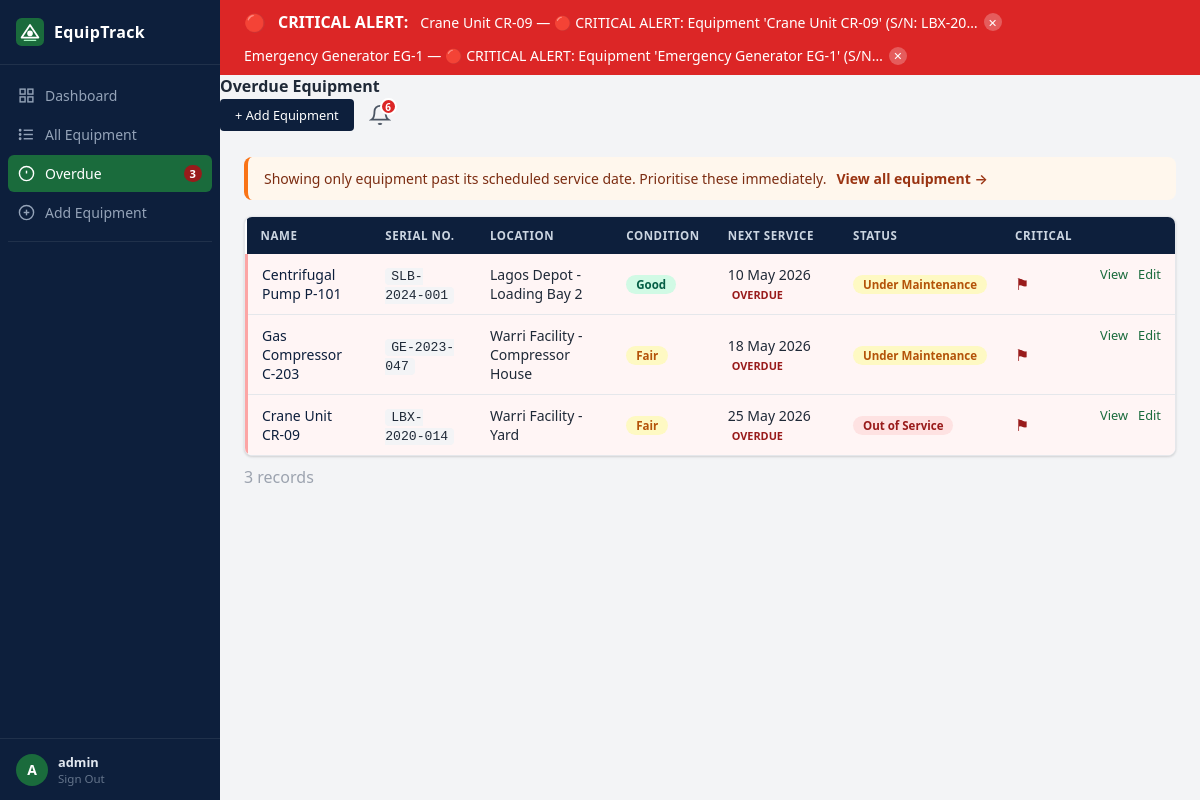
/overdue/ (signed in), run on the app's committed database.
### notifications/models.py (models this page shows, shortened)
class Notification(models.Model):
    STATUS_CHOICES = [
        ('in_service', 'In Service'),
        ('under_maintenance', 'Under Maintenance'),
        ('out_of_service', 'Out Of Service'),
        ('critical', 'Critical'),
        ('overdue', 'Overdue'),
    ]
    equipment = models.ForeignKey(
        'tracker.Equipment',
        on_delete=models.CASCADE,
        related_name='notifications',
    )
    user = models.ForeignKey(
        User,
        on_delete=models.CASCADE,
        null=True,
        blank=True,
    )
    status  = models.CharField(max_length=20, choices=STATUS_CHOICES)
    message = models.TextField()
    is_read = models.BooleanField(default=False)
    is_dismissed = models.BooleanField(default=False)
    created_at = models.DateTimeField(auto_now_add=True)
    class Meta:
        ordering = ['-created_at']

### tracker/models.py (models this page shows, shortened)
class Equipment(models.Model):
    class Condition(models.TextChoices):
        GOOD = "good", "Good"
        FAIR = "fair", "Fair"
        POOR = "poor", "Poor"
    class Status(models.TextChoices):
        IN_SERVICE        = "in_service",        "In Service"
        UNDER_MAINTENANCE = "under_maintenance",  "Under Maintenance"
        OUT_OF_SERVICE    = "out_of_service",     "Out of Service"
    name              = models.CharField(max_length=200)
    serial_number     = models.CharField(max_length=100, unique=True)
    location          = models.CharField(max_length=200)
    condition         = models.CharField(max_length=10, choices=Condition.choices, default=Condition.GOOD)
    status            = models.CharField(max_length=20, choices=Status.choices, default=Status.IN_SERVICE, db_index=True)
    critical          = models.BooleanField(default=False, db_index=True)
    last_service_date = models.DateField(null=True, blank=True)
    next_due_date     = models.DateField(null=True, blank=True, db_index=True)
    notes             = models.TextField(blank=True, default="")
    created_at        = models.DateTimeField(auto_now_add=True)
    updated_at        = models.DateTimeField(auto_now=True)
    @property
    def is_overdue(self):
        if self.next_due_date is None:
            return False
        return self.next_due_date < timezone.now().date()
    class Meta:
        ordering = ["next_due_date"]
        verbose_name = "Equipment"
        verbose_name_plural = "Equipment"

### tracker/views.py (the view)
# urls.py: path('overdue/',       views.equipment_overdue,  name='equipment_overdue'),
@login_required
def equipment_overdue(request):
    today = timezone.now().date()
    equipments = Equipment.objects.filter(next_due_date__lt=today).order_by('next_due_date')
    return render(request, 'tracker/equipment_list.html', {
        'equipments': equipments, 'is_overdue_view': True,
        'status_choices': Equipment.Status.choices,
        'condition_choices': Equipment.Condition.choices,
        **_stats(),
    })

### notifications/context_processors.py (called while the page is built)
def notifications_processor(request):
    if not request.user.is_authenticated:
        return {}
    unread = Notification.objects.filter(
        user=request.user,
        is_read=False,
        is_dismissed=False,
    ).select_related('equipment').order_by('-created_at')
    critical = unread.filter(status='critical')
    return {
        'unread_notifications': unread,
        'critical_notifications': critical,
        'unread_count': unread.count(),
    }

### tracker/views.py (called while the page is built)
def _stats():
    today = timezone.now().date()
    return {
        'total':       Equipment.objects.count(),
        'in_service':  Equipment.objects.filter(status=Equipment.Status.IN_SERVICE).count(),
        'maintenance': Equipment.objects.filter(status=Equipment.Status.UNDER_MAINTENANCE).count(),
        'out_service': Equipment.objects.filter(status=Equipment.Status.OUT_OF_SERVICE).count(),
        'overdue':     Equipment.objects.filter(next_due_date__lt=today).count(),
        'critical':    Equipment.objects.filter(critical=True).count(),
        'due_soon':    Equipment.objects.filter(
                           next_due_date__gte=today,
                           next_due_date__lte=today + timedelta(days=14)
                       ).count(),
    }

### tracker/templates/tracker/equipment_list.html (shortened to what this page needs)
{% extends 'tracker/base.html' %}
{% block nav_list %}{% if not is_overdue_view %}active{% endif %}{% endblock %}
{% block nav_overdue %}{% if is_overdue_view %}active{% endif %}{% endblock %}
{% block page_title %}{% if is_overdue_view %}Overdue Equipment{% else %}All Equipment{% endif %}{% endblock %}
{% block topbar_actions %}
  <a href="{% url 'tracker:equipment_create' %}" class="btn btn--primary btn--sm">+ Add Equipment</a>
{% endblock %}
{% block content %}
{% if is_overdue_view %}
<div class="alert alert--warning">
  Showing only equipment past its scheduled service date. Prioritise these immediately.
  <a href="{% url 'tracker:equipment_list' %}">View all equipment →</a>
</div>
{% endif %}
<div class="table-card">
  <table class="data-table">
    <thead>
      <tr>
        <th>Name</th>
        <th>Serial No.</th>
        <th>Location</th>
        <th>Condition</th>
        <th>Next Service</th>
        <th>Status</th>
        <th>Critical</th>
        <th></th>
      </tr>
    </thead>
    <tbody>
    {% for eq in equipments %}
      <tr class="{% if eq.is_overdue %}row--overdue{% endif %}">
        <td>
          <a href="{% url 'tracker:equipment_detail' eq.pk %}" class="table-link">{{ eq.name }}</a>
        </td>
        <td><code>{{ eq.serial_number }}</code></td>
        <td>{{ eq.location }}</td>
        <td>
          {% if eq.condition == 'good' %}<span class="badge badge--green">Good</span>
          {% elif eq.condition == 'fair' %}<span class="badge badge--yellow">Fair</span>
          {% else %}<span class="badge badge--red">Poor</span>{% endif %}
        </td>
        <td>
          {% if eq.next_due_date %}
            {{ eq.next_due_date|date:"d M Y" }}
            {% if eq.is_overdue %}
              <span class="overdue-tag">OVERDUE</span>
            {% elif eq.days_until_due <= 14 %}
              <span class="due-soon-tag">Soon</span>
            {% endif %}
          {% else %}
            <span class="text-muted">—</span>
          {% endif %}
        </td>
        <td>{% include 'tracker/_status_badge.html' with status=eq.status %}</td>
        <td>
          {% if eq.critical %}<span class="critical-dot" title="Critical">⚑</span>{% else %}—{% endif %}
        </td>
        <td class="table-actions">
          <a href="{% url 'tracker:equipment_detail' eq.pk %}" class="action-link">View</a>
          <a href="{% url 'tracker:equipment_edit' eq.pk %}" class="action-link">Edit</a>
        </td>
      </tr>
    {% endfor %}
    </tbody>
  </table>
</div>
<div class="table-footer">
  <span class="text-muted">{{ equipments|length }} record{% if equipments|length != 1 %}s{% endif %}</span>
</div>
{% endblock %}

### tracker/templates/tracker/base.html (shortened to what this page needs)
{% load static %}
<!DOCTYPE html>
<html lang="en">
<head>
  <link rel="stylesheet" href="{% static 'css/main.css' %}"/>
</head>
<body>
<div class="app-shell">
  <aside class="sidebar">
    <div class="sidebar__brand">
      <span>EquipTrack</span>
    </div>
    <nav class="sidebar__nav">
      <a href="{% url 'tracker:dashboard' %}" class="nav-item {% block nav_dashboard %}{% endblock %}">
        <svg viewBox="0 0 24 24" fill="none" stroke="currentColor" stroke-width="2"><rect x="3" y="3" width="7" height="7"/><rect x="14" y="3" width="7" height="7"/><rect x="14" y="14" width="7" height="7"/><rect x="3" y="14" width="7" height="7"/></svg>
        Dashboard
      </a>
      <a href="{% url 'tracker:equipment_list' %}" class="nav-item {% block nav_list %}{% endblock %}">
        All Equipment
      </a>
      <a href="{% url 'tracker:equipment_overdue' %}" class="nav-item {% block nav_overdue %}{% endblock %}">
        <svg viewBox="0 0 24 24" fill="none" stroke="currentColor" stroke-width="2"><circle cx="12" cy="12" r="10"/><line x1="12" y1="8" x2="12" y2="12"/><line x1="12" y1="16" x2="12.01" y2="16"/></svg>
        Overdue
        {% if overdue and overdue > 0 %}<span class="badge-count">{{ overdue }}</span>{% endif %}
      </a>
      <a href="{% url 'tracker:equipment_create' %}" class="nav-item {% block nav_add %}{% endblock %}">
        <svg viewBox="0 0 24 24" fill="none" stroke="currentColor" stroke-width="2"><circle cx="12" cy="12" r="10"/><line x1="12" y1="8" x2="12" y2="16"/><line x1="8" y1="12" x2="16" y2="12"/></svg>
        Add Equipment
      </a>
      <div class="sidebar__divider"></div>
    </nav>
    <div class="sidebar__user">
      <div class="user-avatar">{{ request.user.username|first|upper }}</div>
      <div class="user-info">
        <span class="user-name">{{ request.user.username }}</span>
        <a href="{% url 'logout' %}" class="user-logout">Sign Out</a>
      </div>
    </div>
  </aside>
  <div class="main-area">
    {% if critical_notifications %}
    <div class="critical-banner" id="criticalBanner">
      <div class="critical-banner__inner">
        <span class="critical-banner__icon">🔴</span>
        <strong>CRITICAL ALERT:</strong>
        {% for note in critical_notifications %}
          <span class="critical-banner__item">
            {{ note.equipment.name }} — {{ note.message|truncatechars:60 }}
            <button class="critical-banner__dismiss"
                    data-id="{{ note.pk }}"
                    data-url="{% url 'notifications:dismiss' note.pk %}">✕</button>
          </span>
        {% endfor %}
      </div>
    </div>
    {% endif %}
    <header class="topbar">
      <div class="topbar__left">
        <h2 class="topbar__title">{% block page_title %}{% endblock %}</h2>
      </div>
      <div class="topbar__right">
        {% block topbar_actions %}{% endblock %}
        {% if user.is_authenticated %}
        <div class="notif-bell" id="notifBell">
          <button class="notif-bell__btn" onclick="toggleDropdown()">
            <svg viewBox="0 0 24 24" fill="none" stroke="currentColor" stroke-width="2" width="22" height="22">
              <path d="M18 8A6 6 0 0 0 6 8c0 7-3 9-3 9h18s-3-2-3-9"/>
              <path d="M13.73 21a2 2 0 0 1-3.46 0"/>
            </svg>
            {% if unread_count > 0 %}
              <span class="notif-bell__badge">{{ unread_count }}</span>
            {% endif %}
          </button>
        </div>
        {% endif %}
      </div>
    </header>
    <main class="page-content">
      {% block content %}{% endblock %}
    </main>
  </div>
</div>
</body>
</html>

### tracker/templates/tracker/_status_badge.html
{% if status == "in_service" %}<span class="badge badge--green">In Service</span>
{% elif status == "under_maintenance" %}<span class="badge badge--yellow">Under Maintenance</span>
{% elif status == "out_of_service" %}<span class="badge badge--red">Out of Service</span>
{% else %}<span class="badge badge--grey">Unknown</span>{% endif %}

### data on the page
Notification: equipment.name "Crane Unit CR-09", message "🔴 CRITICAL ALERT: Equipment 'Crane Unit CR-09' (S/N: LBX-20…"
Notification: equipment.name "Emergency Generator EG-1", message "🔴 CRITICAL ALERT: Equipment 'Emergency Generator EG-1' (S/N…"
Equipment: name "Centrifugal Pump P-101", serial_number "SLB-2024-001", location "Lagos Depot - Loading Bay 2", condition "Good", next_due_date "10 May 2026", shows "OVERDUE", shows "Under Maintenance"
Equipment: name "Gas Compressor C-203", serial_number "GE-2023-047", location "Warri Facility - Compressor House", condition "Fair", next_due_date "18 May 2026", shows "OVERDUE", shows "Under Maintenance"
Equipment: name "Crane Unit CR-09", serial_number "LBX-2020-014", location "Warri Facility - Yard", condition "Fair", next_due_date "25 May 2026", shows "OVERDUE", status "Out of Service"

### other printed values
{{ overdue }} "3"
{{ request.user.username|first|upper }} "A"
{{ request.user.username }} "admin"
{{ unread_count }} "6"
{{ equipments|length }} "3"
